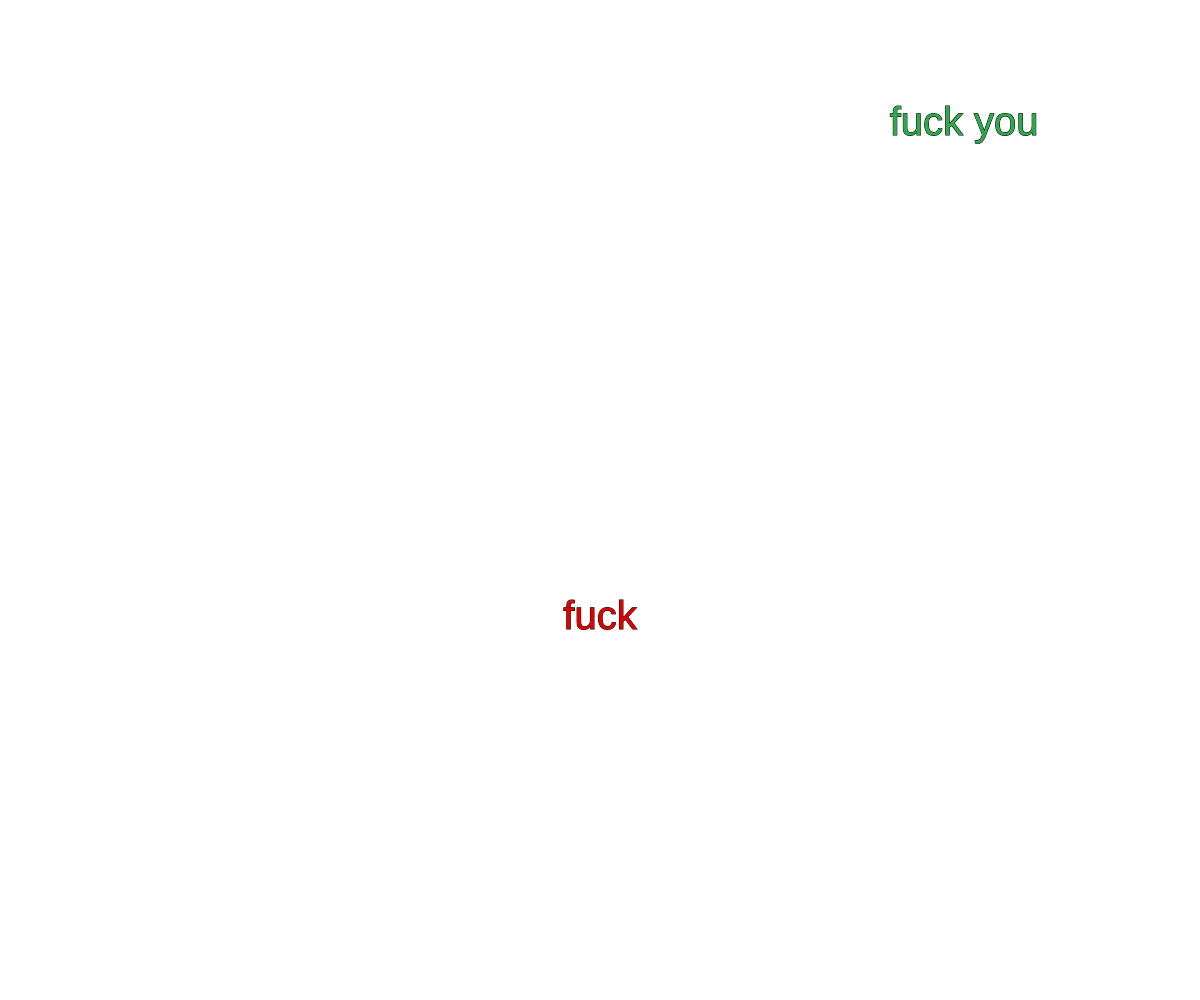
Frame 1 (no input)
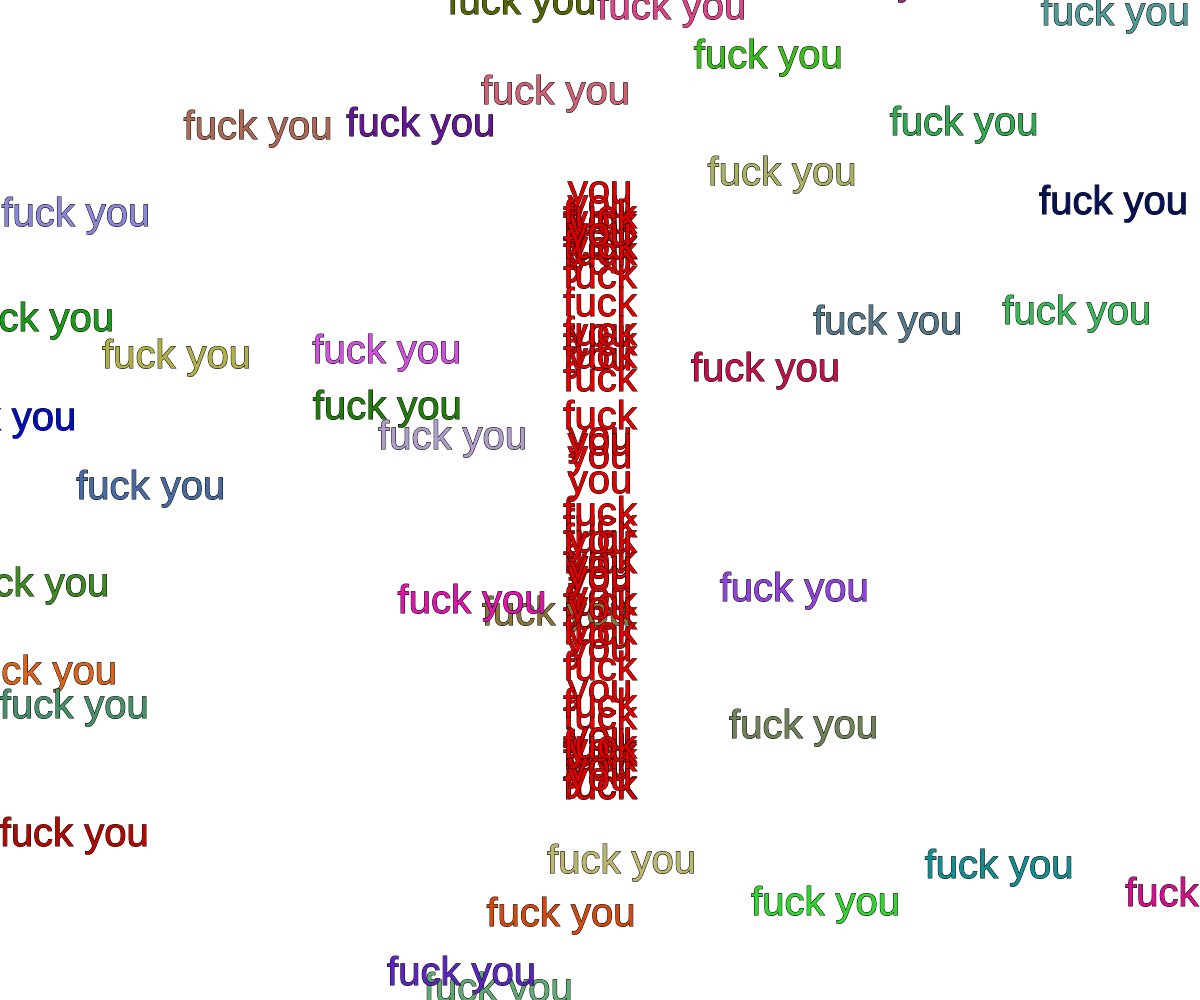
Frame 60 (no input)
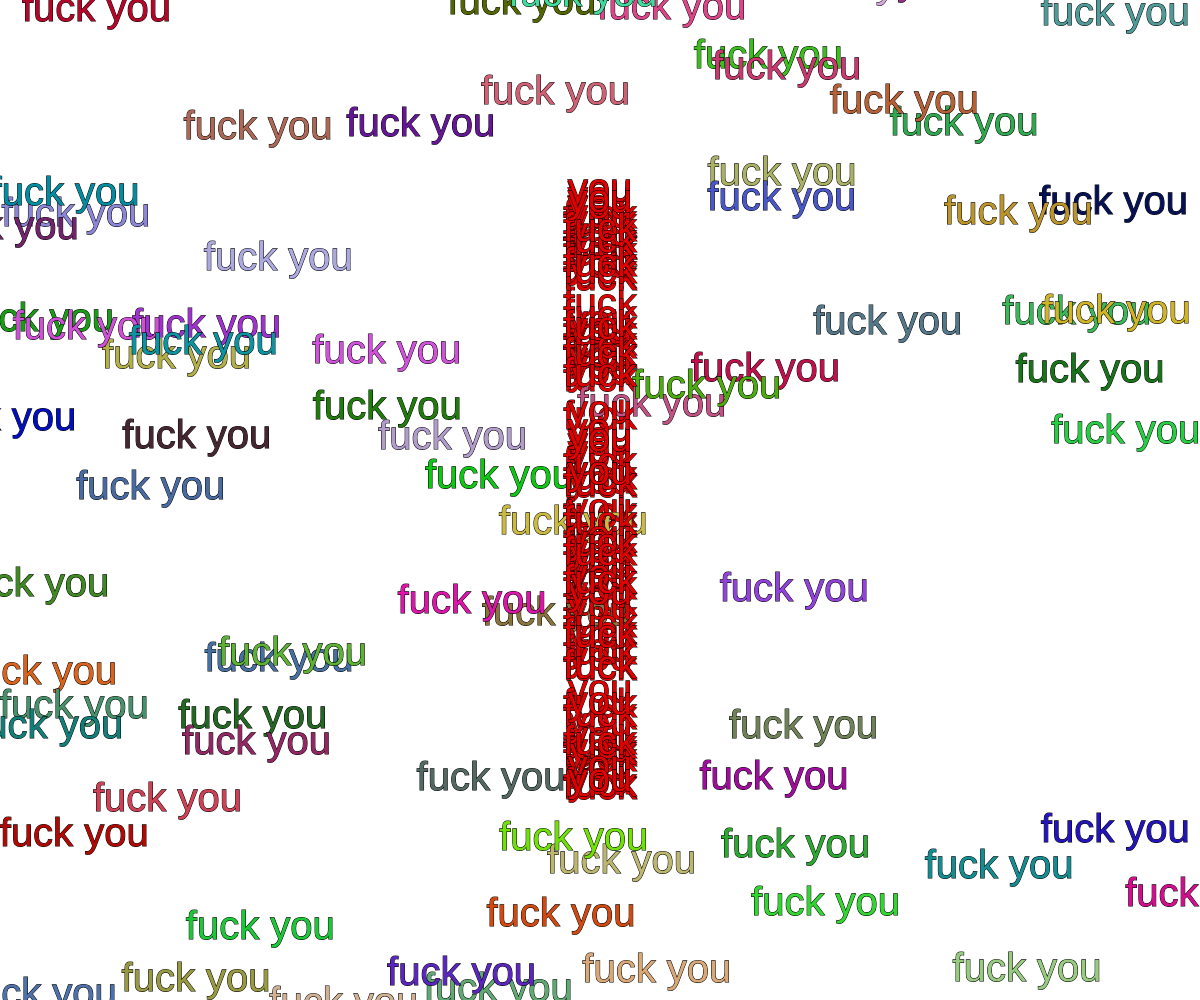
Frame 120 (the mouse pressed at the canvas centre since frame 60)

The p5.js sketch that drew these frames (run headless with seeded random() and noise() and a simulated clock; from frame 60 on, the mouse is pressed at the canvas centre):

// p5.js sketch
// ── sketch.js
//introduce global variables
var mirrorText;
var mirrorSplit;
var index;
var drawCount;

//runsonceinthebeginning
function setup() {
  // put setup code here
  mirrorText = "fuck you";
  //split text into units, whatever is inside of quotes will be deleted and string will be chuncked between
  mirrorSplit = mirrorText.split(" ");
  //build a canvas
  createCanvas(windowWidth, windowHeight);
  //use a font
  textFont("Helvetica", 40)
  index = 0;
  //adjust rate of run
  //frameRate(40);
  //give an initial value to draw count
  drawCount = 0;
}

//runs60timesasecond
function draw() {
	//clear screen at the beginning of each run 
	//background(0);
  // put drawing code here
  //color for text
  stroke(0);  
  fill(225,0,0);
  //insert text and center location
  translate(windowWidth/2, windowHeight/2);
  textAlign(CENTER);
  //making text placement random each time it runs 
  //text(mirrorText, random(-300, 300), random(-900, 900));
  //making new text
  text(mirrorSplit[index], 0, random(-300,300));
   //
  //drawCount = drawCount + 1;
  //modulus (if draw count divided by some number has a 0 remainder)
  //if(drawCount % 10 == 0) {
  //
  index = index + 1;
  //turn around if index goes out of range of string object length
  if(index >= mirrorSplit.length) {
  	index = 0;
  }
//}

  draw2()
}

//runs60timesasecond
function draw2() {
  // put drawing code here
  //color for text
  stroke(0,0,0);  
  fill(random(0,225), random(0,225), random(0,225));
  //insert text and center location
  
  textAlign(CENTER);
  //making text placement random each time it runs 
  text(mirrorText, random(-600, 600), random(-900, 900));
  
}
